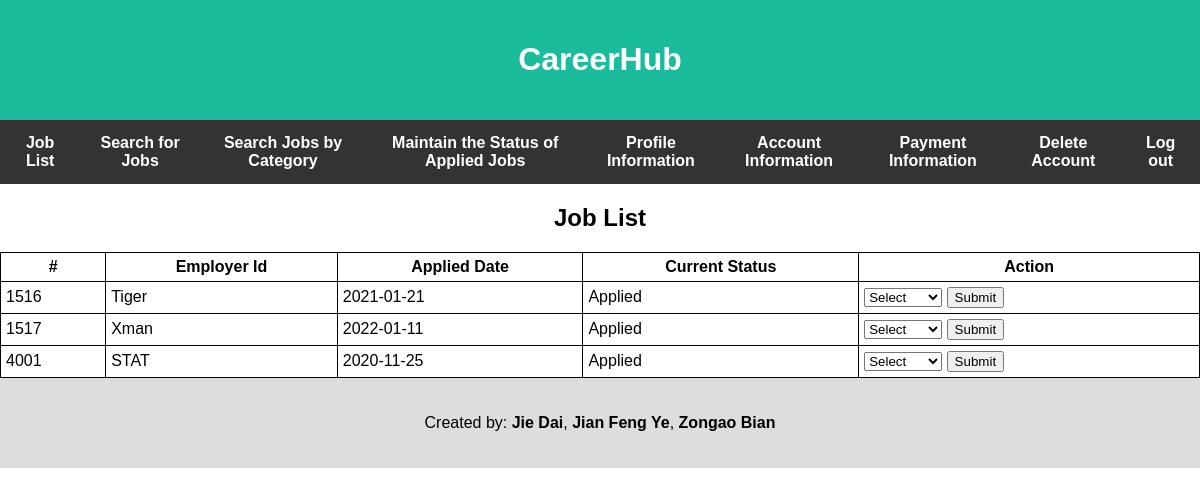
The page /applicant/applicantMaintainAppliedJob.php (signed in) on the database its author committed.
### tables this page shows
CREATE TABLE Application
(
    jobId       INT(10) UNSIGNED,
    applicantId  VARCHAR(25),
    appliedDate DATE,
    status      VARCHAR(15) DEFAULT 'Applied',
    PRIMARY KEY (jobId, applicantId),
    FOREIGN KEY (jobId) REFERENCES Job (jobId),
    FOREIGN KEY (applicantId) REFERENCES Applicant (userId)
);

CREATE TABLE Post
(
    jobId      INT(10) UNSIGNED,
    employerId VARCHAR(25),
    PRIMARY KEY (jobId),
    FOREIGN KEY (jobId) REFERENCES Job (jobId),
    FOREIGN KEY (employerId) REFERENCES Employer (userId)
);

### common.php (called while the page is built, shortened)
<?php
function escape($html) {
    return htmlspecialchars($html, ENT_QUOTES|ENT_SUBSTITUTE, "UTF-8");
}

### applicant/applicantMaintainAppliedJob.php (the view, shortened to what this page needs)
<?php
require "../common.php";
require "../config.php";
try {
    $userid = $_SESSION['userid'];
    $connection = new PDO($dsn, $username, $password, $options);
    $sql = "SELECT A.*, P.employerId AS employerId FROM Application A NATURAL JOIN Post P WHERE applicantId = :userid";
    $statement = $connection->prepare($sql);
    $statement->bindValue(':userid', $userid);
    $statement->execute();
    $result = $statement->fetchAll();
} catch(PDOException $error) {
    echo $sql . "<br>" . $error->getMessage();
}
?>
<?php include "../templates/applicantHeader.php"; ?>
<div class = "row">
<div class = "up"><h2>Job List</h2></div>
<table>
    <thead>
    <tr>
        <th>#</th>
        <th>Employer Id</th>
        <th>Applied Date</th>
        <th>Current Status</th>
        <th>Action</th>
    </tr>
    </thead>
    <tbody>
    <?php if ($result): ?>
    <?php foreach ($result as $row) : ?>
        <tr>
            <td><?php echo escape($row["jobId"]); ?></td>
            <td><?php echo escape($row["employerId"]); ?></td>
            <td><?php echo escape($row["appliedDate"]); ?></td>
            <td><?php echo escape($row["status"]); ?></td>
            <td>
                <form name="actions" method="post" action="applicantMaintainAppliedJob.php?job=<?php echo escape($row["jobId"]);?>">
                    <select name="actionOption" id="actionOption">
                        <option value="" disabled selected>Select</option>
                    </select>
                    <button type="submit" name="submitAction">Submit</button>
                </form>
            </td>
        </tr>
    <?php endforeach; ?>
    <?php endif; ?>
    </tbody>
</table>
</div>
<?php include "../templates/footer.php"; ?>

### css/style.css (style rules this page uses)
table { border-collapse: collapse; border-spacing: 0; }
td, th { padding: 5px; border-bottom: 1px solid #aaa; }

### templates/applicantHeader.php (style rules this page uses)
* { box-sizing: border-box; }
body { font-family: Arial; margin: 0; }
table, th, td { border: 1px solid black; }
table { width: 100%; }
select option { margin: 40px; background: rgba(0, 0, 0, 0.3); color: #fff; text-shadow: 0 1px 0 rgba(0, 0, 0, 0.4); }
.row { display: flex; flex-wrap: wrap; }
.up { flex: 100%; text-align: center; }

### rows shown on the page
application: jobId "1516", post.employerId "Tiger", appliedDate "2021-01-21", status "Applied"
application: jobId "1517", post.employerId "Xman", appliedDate "2022-01-11", status "Applied"
application: jobId "4001", post.employerId "STAT", appliedDate "2020-11-25", status "Applied"
